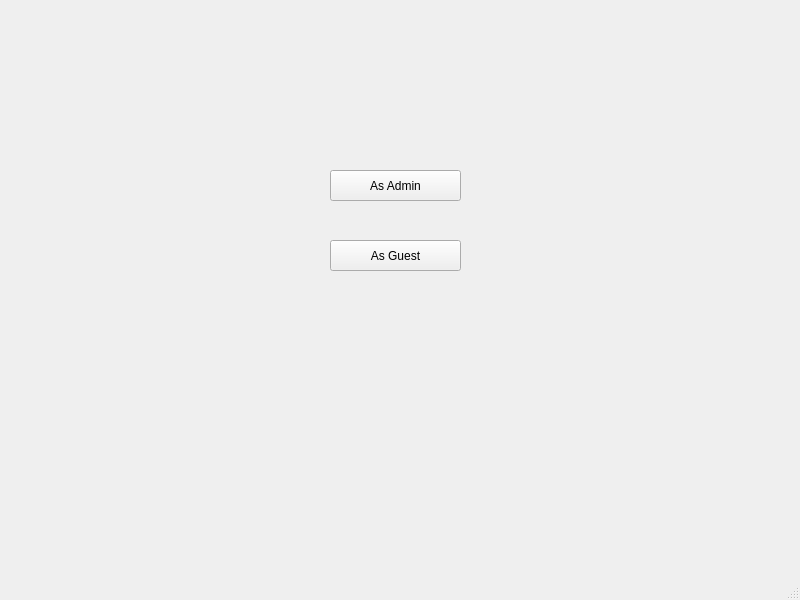
<?xml version="1.0" encoding="UTF-8"?>
<ui version="4.0">
 <class>MainWindow</class>
 <widget class="QMainWindow" name="MainWindow">
  <property name="geometry">
   <rect>
    <x>0</x>
    <y>0</y>
    <width>800</width>
    <height>600</height>
   </rect>
  </property>
  <property name="windowTitle">
   <string>MainWindow</string>
  </property>
  <widget class="QWidget" name="centralwidget">
   <widget class="QPushButton" name="pushButton_asAdmin">
    <property name="geometry">
     <rect>
      <x>330</x>
      <y>170</y>
      <width>131</width>
      <height>31</height>
     </rect>
    </property>
    <property name="text">
     <string>As Admin</string>
    </property>
   </widget>
   <widget class="QPushButton" name="pushButton_asGuest">
    <property name="geometry">
     <rect>
      <x>330</x>
      <y>240</y>
      <width>131</width>
      <height>31</height>
     </rect>
    </property>
    <property name="text">
     <string>As Guest</string>
    </property>
   </widget>
  </widget>
  <widget class="QMenuBar" name="menubar">
   <property name="geometry">
    <rect>
     <x>0</x>
     <y>0</y>
     <width>800</width>
     <height>26</height>
    </rect>
   </property>
  </widget>
  <widget class="QStatusBar" name="statusbar"/>
 </widget>
 <resources/>
 <connections/>
</ui>
